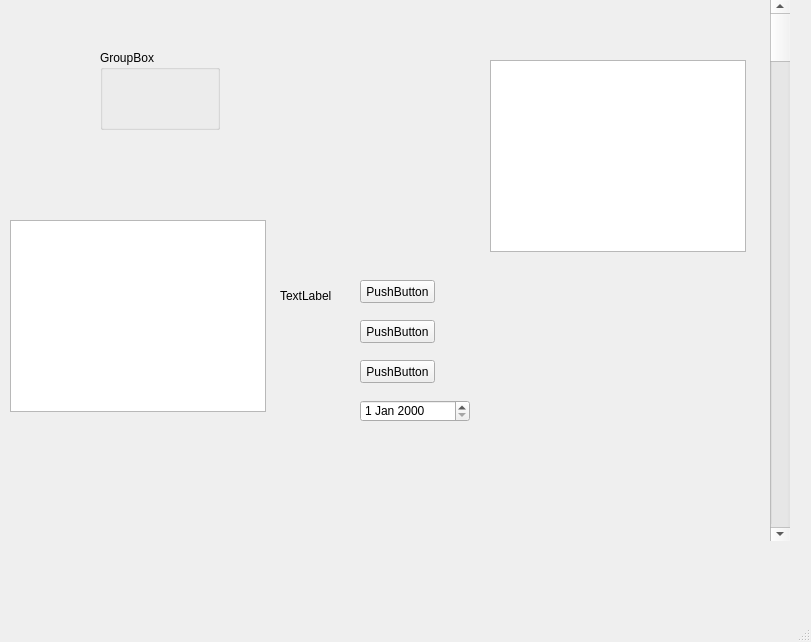
<?xml version="1.0" encoding="UTF-8"?>
<ui version="4.0">
 <class>MainWindow</class>
 <widget class="QMainWindow" name="MainWindow">
  <property name="geometry">
   <rect>
    <x>0</x>
    <y>0</y>
    <width>811</width>
    <height>642</height>
   </rect>
  </property>
  <property name="windowTitle">
   <string>MainWindow</string>
  </property>
  <widget class="QWidget" name="centralwidget">
   <widget class="QListView" name="listView">
    <property name="geometry">
     <rect>
      <x>490</x>
      <y>60</y>
      <width>256</width>
      <height>192</height>
     </rect>
    </property>
   </widget>
   <widget class="QPushButton" name="pushButton">
    <property name="geometry">
     <rect>
      <x>360</x>
      <y>280</y>
      <width>75</width>
      <height>23</height>
     </rect>
    </property>
    <property name="text">
     <string>PushButton</string>
    </property>
   </widget>
   <widget class="QPushButton" name="pushButton_2">
    <property name="geometry">
     <rect>
      <x>360</x>
      <y>320</y>
      <width>75</width>
      <height>23</height>
     </rect>
    </property>
    <property name="text">
     <string>PushButton</string>
    </property>
   </widget>
   <widget class="QPushButton" name="pushButton_3">
    <property name="geometry">
     <rect>
      <x>360</x>
      <y>360</y>
      <width>75</width>
      <height>23</height>
     </rect>
    </property>
    <property name="text">
     <string>PushButton</string>
    </property>
   </widget>
   <widget class="QLabel" name="label">
    <property name="geometry">
     <rect>
      <x>280</x>
      <y>290</y>
      <width>54</width>
      <height>12</height>
     </rect>
    </property>
    <property name="text">
     <string>TextLabel</string>
    </property>
   </widget>
   <widget class="QDateEdit" name="dateEdit">
    <property name="geometry">
     <rect>
      <x>360</x>
      <y>400</y>
      <width>110</width>
      <height>22</height>
     </rect>
    </property>
   </widget>
   <widget class="QScrollBar" name="verticalScrollBar">
    <property name="geometry">
     <rect>
      <x>770</x>
      <y>0</y>
      <width>20</width>
      <height>541</height>
     </rect>
    </property>
    <property name="orientation">
     <enum>Qt::Vertical</enum>
    </property>
   </widget>
   <widget class="QGroupBox" name="groupBox">
    <property name="geometry">
     <rect>
      <x>100</x>
      <y>50</y>
      <width>120</width>
      <height>80</height>
     </rect>
    </property>
    <property name="title">
     <string>GroupBox</string>
    </property>
   </widget>
   <widget class="QTreeView" name="treeView">
    <property name="geometry">
     <rect>
      <x>10</x>
      <y>220</y>
      <width>256</width>
      <height>192</height>
     </rect>
    </property>
   </widget>
  </widget>
  <widget class="QMenuBar" name="menubar">
   <property name="geometry">
    <rect>
     <x>0</x>
     <y>0</y>
     <width>811</width>
     <height>23</height>
    </rect>
   </property>
  </widget>
  <widget class="QStatusBar" name="statusbar"/>
 </widget>
 <resources/>
 <connections/>
</ui>
